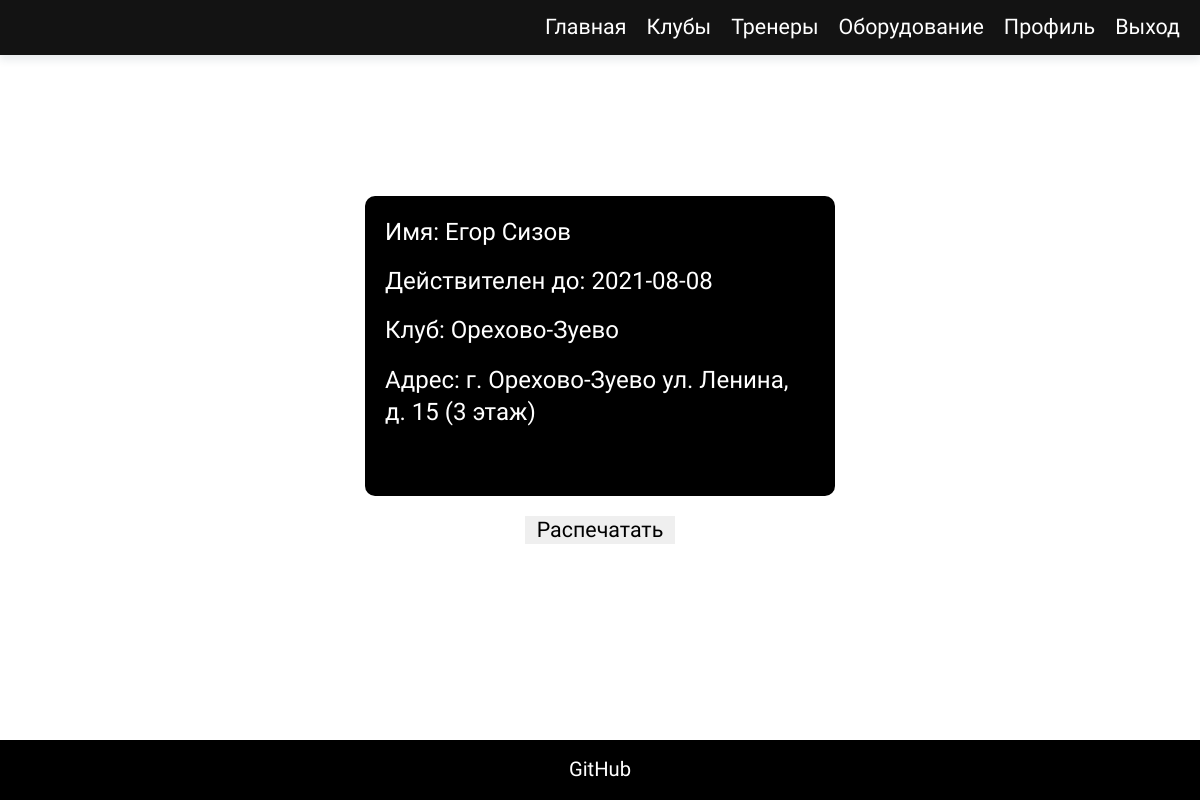
The page /ticket (signed in) on the database its author committed.
### app.py (models this page shows)
class Profiles(db.Model):
    id = db.Column(db.Integer, primary_key=True)
    name = db.Column(db.String(54), nullable=False)
    age = db.Column(db.Integer, nullable=False)
    city = db.Column(db.String(90), nullable=False)
    ticket_id = db.Column(db.Integer, nullable=True, unique=True)
    user_id = db.Column(db.Integer, db.ForeignKey("users.id", ondelete='CASCADE'), nullable=False, unique=True)
    image = db.Column(db.Text, nullable = True, default='./static/img/upload_profile/default.jpg')
    child = db.relationship('Ticket', backref="parent", passive_deletes=True)

class Ticket(db.Model):
    ticket_id = db.Column(db.Integer, db.ForeignKey("profiles.ticket_id", ondelete='CASCADE'), primary_key=True)
    date_start = db.Column(db.DateTime, default=datetime.now())
    date_end = db.Column(db.DateTime, default=datetime.utcnow() + timedelta(days= 30))
    club_id = db.Column(db.Integer, db.ForeignKey("clubs.id"), nullable=False)
    price = db.Column(db.Integer, nullable=False, default = 1200)

class Clubs(db.Model):
    id = db.Column(db.Integer, primary_key=True)
    name = db.Column(db.String(54), nullable=False)
    address = db.Column(db.Text, nullable=False)
    image = db.Column(db.Text, nullable=False)

### app.py (the view)
@app.route('/ticket')
def ticket():
    ticket = db.session.query(Profiles, Ticket, Clubs
    ).filter(Profiles.id == current_user.id
    ).filter(Profiles.ticket_id == Ticket.ticket_id
    ).filter(Ticket.club_id == Clubs.id).all()
    return render_template('ticket.html', ticket=ticket)

### app.py (called while the page is built)
@event.listens_for(Engine, "connect")
def _set_sqlite_pragma(dbapi_connection, connection_record):
    if isinstance(dbapi_connection, SQLite3Connection):
        cursor = dbapi_connection.cursor()
        cursor.execute("PRAGMA foreign_keys=ON;")
        cursor.close()

@login_manager.user_loader
def load_user(user_id):
    return Users.query.get(user_id)

### templates/ticket.html (shortened to what this page needs)
{% extends "index.html" %}
{% block content %}
    <section class="ticket">
        <div class="ticket__wrapper">
            {% for item in ticket %}
                <div class="ticket__item">
                    <p>Имя: {{ item[0].name}} </p>
                    <p>Действителен до: {{(item[1].date_end | string)[:10]}}</p>
                    <p>Клуб: {{item[2].name}} </p>
                    <p>Адрес: {{item[2].address}}  </p>
                </div>
            {% endfor %}
            <button class="ticket__print">Распечатать</button>
        </div>
    </section>
{% endblock %}

### static/style/main.css (style rules this page uses)
body { font-size: 1.06em; }
.ticket__wrapper { display: flex; justify-content: center; flex-direction: column; align-items: center; min-height: calc(100vh - 220px); }
.ticket__item { max-width: 430px; min-width: 240px; height: 260px; background: #000; color: #fff; padding: 20px; border-radius: 10px; }
.ticket__print { margin-top: 20px; width: 150px; border: none; }

### static/style/print.css (style rules this page uses)
.ticket__print { display: none; }

### rows shown on the page
Profiles: name "Егор Сизов", name "Орехово-Зуево", address "г. Орехово-Зуево ул. Ленина, д. 15 (3 этаж)"
Ticket: date_end "2021-08-08"
